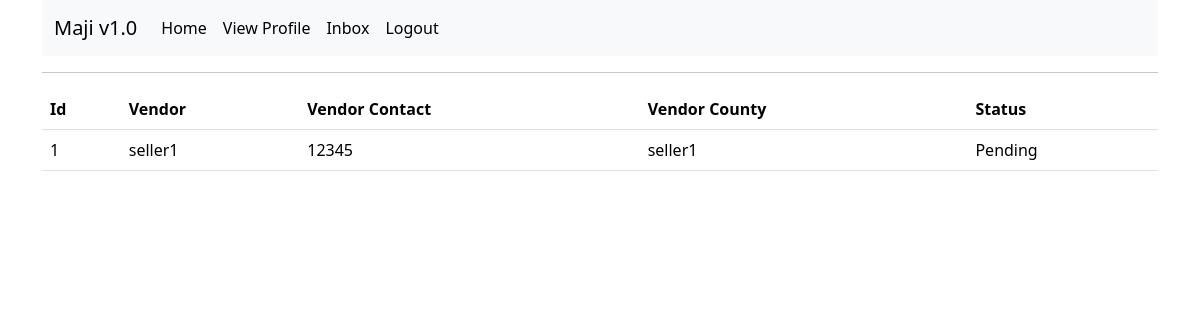
The page /me/orders (signed in) on the database its author committed.
### app/models.py (models this page shows, shortened)
class Order(db.Model):
    id = db.Column(db.Integer, primary_key=True)
    checked = db.Column(db.Boolean, default=False)
    buyer_name = db.Column(db.String(50), db.ForeignKey("users.username"))
    seller_id = db.Column(db.Integer, db.ForeignKey("users.id"))

class Users(UserMixin, db.Model):
    id = db.Column(db.Integer, primary_key=True)
    username = db.Column(db.String(50), index=True)
    email = db.Column(db.String(120), index=True, unique=True)
    county = db.Column(db.String(30))
    phone_number = db.Column(db.String(13))
    password_hash = db.Column(db.String(128))
    type = db.Column(db.String(10))
    profile_pic = db.Column(db.String(40), nullable=False, default="default.jpg")
    orderee = db.relationship("Order", foreign_keys='Order.buyer_name', backref='purchaser', lazy="dynamic")
    ordered_to = db.relationship("Order", foreign_keys='Order.seller_id', cascade="all, delete-orphan", backref='seller', lazy="dynamic")
    sender = db.relationship("Message", foreign_keys='Message.sender_id', cascade="all, delete-orphan", backref='sender', lazy='dynamic')
    receiver = db.relationship("Message", foreign_keys='Message.receiver_id', cascade="all, delete-orphan", backref='receiver', lazy='dynamic')

### app/main/routes.py (the view)
@bp.route('/me/orders')
@login_required
def my_orders():
    orders = Order.query.filter_by(purchaser=current_user).all()
    return render_template('my_orders.html', orders=orders)

### app/models.py (called while the page is built)
@login.user_loader
def Load_user(id):
    return Users.query.get(int(id))

### app/templates/my_orders.html
{% extends 'base.html' %}
{% block content %}
<table class="table">
	<tr>
		<th scope="col">Id</th>
		<th scope="col">Vendor</th>
		<th scope="col">Vendor Contact</th>
		<th scope="col">Vendor County</th>
		<th scope="col">Status</th>
	</tr>
	{% for order in orders %}
	<tr>
		<td scope="row">{{ order.id }}</td>
		<td>{{ order.seller.username }}</td>
		<td>{{ order.seller.phone_number }}</td>
		<td>{{ order.seller.county }}</td>
		{% if order.checked %}
		<td>Completed</td>
		{% else %}
		<td>Pending</td>
		{% endif %}
	</tr>
	{% endfor %}
</table>
{% endblock %}

### rows shown on the page
Order: id "1", seller.username "seller1", seller.phone_number "12345", seller.county "seller1", checked "Pending"
